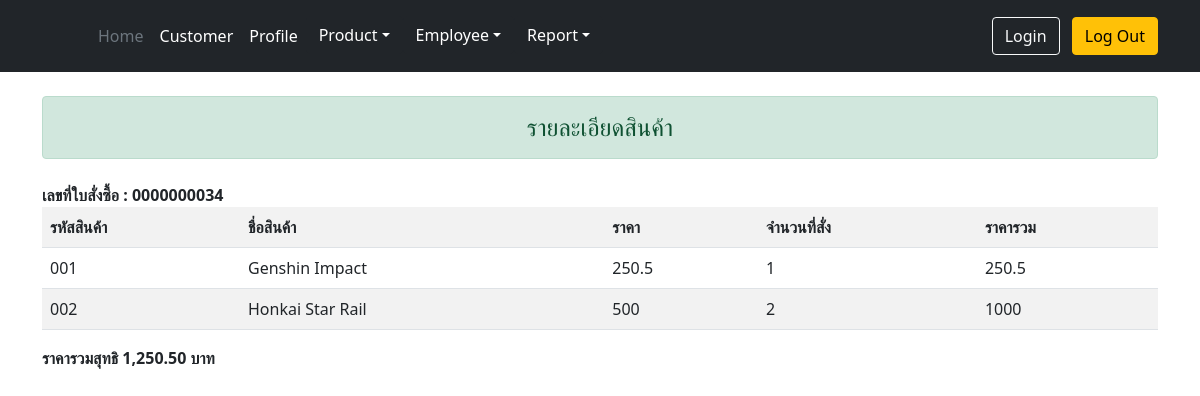
Page /admin/order_detail.php?id=0000000034 on the committed database.
### tables this page shows
CREATE TABLE `order_detail` (
  `id` int(11) NOT NULL COMMENT 'ลำดับที่',
  `orderID` int(10) UNSIGNED ZEROFILL NOT NULL COMMENT 'เลขที่ใบสั่งซื้อ',
  `pro_id` int(6) UNSIGNED ZEROFILL NOT NULL COMMENT 'รหัสสินค้า',
  `orderPrice` float NOT NULL COMMENT 'ราคาสินค้า',
  `orderQty` int(11) NOT NULL COMMENT 'จำนวนที่สั่งซื้อ',
  `Total` float NOT NULL COMMENT 'ราคารวม'
);

CREATE TABLE `product` (
  `pro_id` int(3) UNSIGNED ZEROFILL NOT NULL,
  `pro_name` varchar(30) DEFAULT NULL,
  `pro_img` varchar(30) DEFAULT NULL
);

### admin/order_detail.php (the view, shortened to what this page needs)
<?php
include 'condb.php';
$order_id = $_GET['id'];
?>
<!DOCTYPE html>
<html lang="en">
<head>
<link href="css/bootstrap.min.css" rel="stylesheet" >
</head>
<body>
<?php include 'menu.php'?>
<div class="container">
<div class=" h4 text-center alert alert-success mb-4 mt-4 "
role="alert"> รายละเอียดสินค้า </div>
<b> เลขที่ใบสั่งซื้อ : <?=$order_id?> </b>
<table class="table table-striped">
<tr>
<th>รหัสสินค้า</th>
<th>ชื่อสินค้า</th>
<th>ราคา</th>
<th>จำนวนที่สั่ง</th>
<th>ราคารวม</th>
</tr>
<?php
$sum_total = 0;
$sql = "SELECT * FROM order_detail o,product p where o.pro_id=p.pro_id and o.orderID='$order_id'";
$result=mysqli_query($conn,$sql);
while($row=mysqli_fetch_array($result)){
    $sum_total= $sum_total + $row['Total'];
?>
<tr>
<td><?=$row["pro_id"]?></td>
<td><?=$row["pro_name"]?></td>
<td><?=$row["orderPrice"]?></td>
<td><?=$row["orderQty"]?></td>
<td><?=$row["Total"]?></td>
</tr>
<?php
}
?>
</table>
    <b>ราคารวมสุทธิ <?= number_format($sum_total,2)?> บาท </b>
</div>
</body>
</html>

### rows in the picture
order_detail: pro.pro_id "001", pro.pro_name "Genshin Impact", orderPrice "250.5", orderQty "1", Total "250.5"
order_detail: pro.pro_id "002", pro.pro_name "Honkai Star Rail", orderPrice "500", orderQty "2", Total "1000"

### other values in the picture
$order_id "0000000034"
$sum_total "1,250.50"
